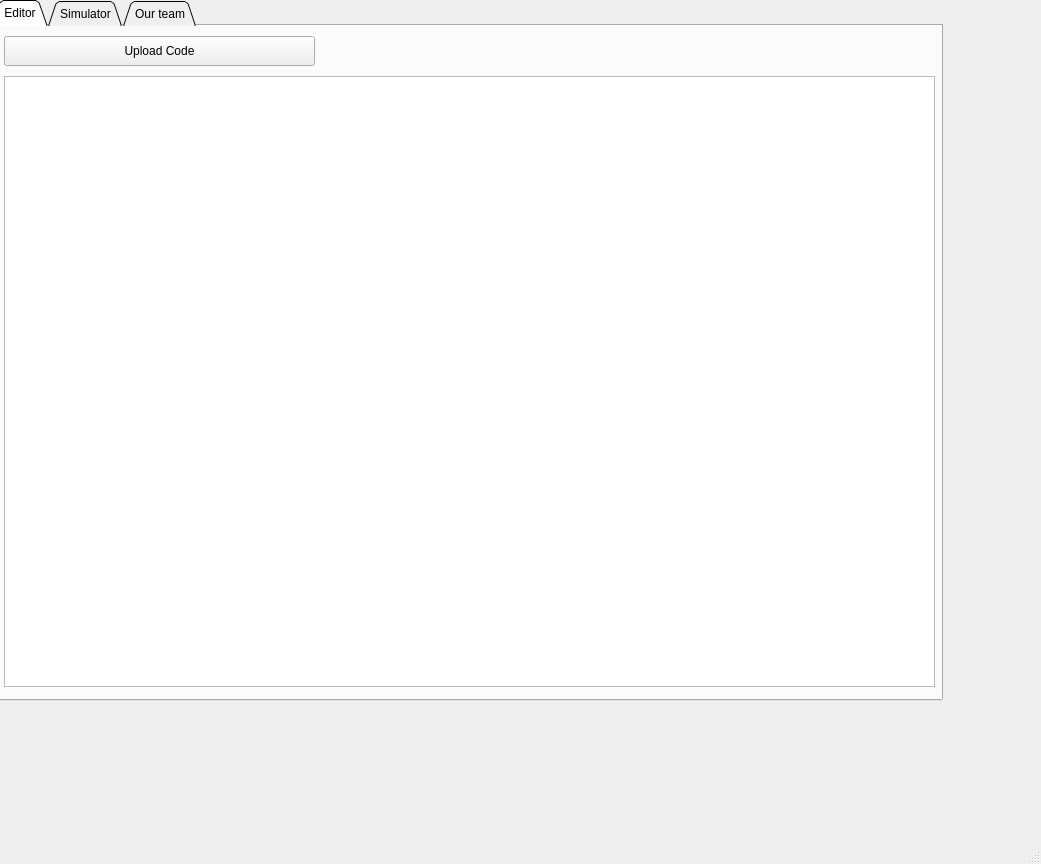
<?xml version="1.0" encoding="UTF-8"?>
<ui version="4.0">
 <class>MainWindow</class>
 <widget class="QMainWindow" name="MainWindow">
  <property name="geometry">
   <rect>
    <x>0</x>
    <y>0</y>
    <width>1041</width>
    <height>864</height>
   </rect>
  </property>
  <property name="windowTitle">
   <string>MainWindow</string>
  </property>
  <widget class="QWidget" name="centralwidget">
   <widget class="QWidget" name="verticalLayoutWidget">
    <property name="geometry">
     <rect>
      <x>-8</x>
      <y>0</y>
      <width>951</width>
      <height>701</height>
     </rect>
    </property>
    <layout class="QVBoxLayout" name="verticalLayout">
     <property name="sizeConstraint">
      <enum>QLayout::SetMaximumSize</enum>
     </property>
     <item>
      <widget class="QTabWidget" name="tabWidget">
       <property name="sizePolicy">
        <sizepolicy hsizetype="Expanding" vsizetype="Expanding">
         <horstretch>0</horstretch>
         <verstretch>0</verstretch>
        </sizepolicy>
       </property>
       <property name="tabShape">
        <enum>QTabWidget::Triangular</enum>
       </property>
       <property name="currentIndex">
        <number>0</number>
       </property>
       <property name="iconSize">
        <size>
         <width>20</width>
         <height>20</height>
        </size>
       </property>
       <widget class="QWidget" name="tab">
        <attribute name="title">
         <string>Editor</string>
        </attribute>
        <widget class="QWidget" name="verticalLayoutWidget_2">
         <property name="geometry">
          <rect>
           <x>10</x>
           <y>50</y>
           <width>931</width>
           <height>611</height>
          </rect>
         </property>
         <layout class="QVBoxLayout" name="verticalLayout_3">
          <item>
           <widget class="CodeEditor" name="codeEditor">
            <property name="plainText">
             <string/>
            </property>
           </widget>
          </item>
         </layout>
        </widget>
        <widget class="QPushButton" name="uploadButton">
         <property name="geometry">
          <rect>
           <x>10</x>
           <y>10</y>
           <width>311</width>
           <height>30</height>
          </rect>
         </property>
         <property name="text">
          <string>Upload Code</string>
         </property>
        </widget>
       </widget>
       <widget class="QWidget" name="tab_2">
        <attribute name="title">
         <string>Simulator</string>
        </attribute>
       </widget>
       <widget class="QWidget" name="tab_3">
        <attribute name="title">
         <string>Our team</string>
        </attribute>
       </widget>
      </widget>
     </item>
    </layout>
   </widget>
  </widget>
  <widget class="QMenuBar" name="menubar">
   <property name="geometry">
    <rect>
     <x>0</x>
     <y>0</y>
     <width>1041</width>
     <height>26</height>
    </rect>
   </property>
  </widget>
  <widget class="QStatusBar" name="statusbar"/>
 </widget>
 <customwidgets>
  <customwidget>
   <class>CodeEditor</class>
   <extends>QPlainTextEdit</extends>
   <header>codeeditor.h</header>
  </customwidget>
 </customwidgets>
 <resources/>
 <connections/>
</ui>
